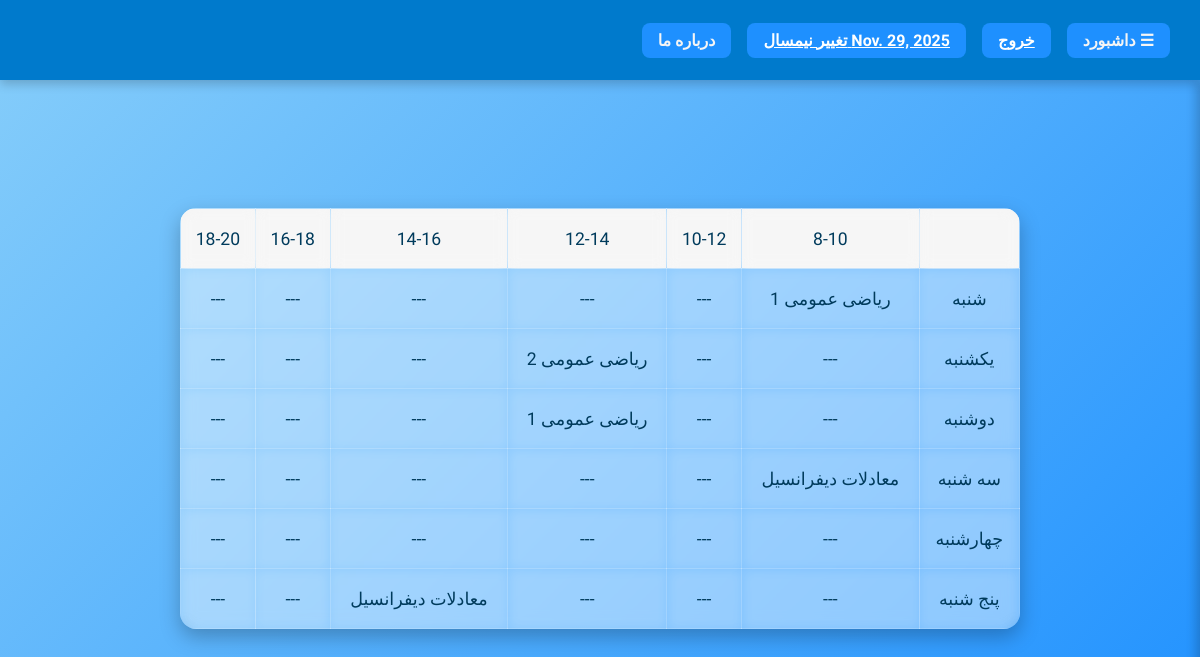
Page /courses/schedule (signed in) on the committed database.
### semester_module/models.py (models this page shows, shortened)
class Current_Semester(models.Model):
    semester=models.ForeignKey('Semester',on_delete=models.CASCADE,null=False,blank=False)

class Semester(models.Model):
    start_date=models.DateField(verbose_name='زمان شروع ترم')
    end_date=models.DateField(verbose_name='زمان پایان ترم')
    sem_types=(('تابستان','تابستان'),('عادی','عادی'))
    semester_type=models.CharField(max_length=30,choices=sem_types,default='عادی',verbose_name='نوع ترم')
    status_choices=(('شروع نشده','شروع نشده'),('انتخاب واحد','انتخاب واحد'),('جاری','جاری'),('امتحان','امتحان'),('بسته','بسته'))
    semester_status=models.CharField(verbose_name='وضعیت ترم',choices=status_choices,max_length=40,default='شروع نشده')

### course_module/models.py (models this page shows, shortened)
class Class_Times(models.Model):
    days=(('شنبه','شنبه'),('یکشنبه','یکشنبه'),('دوشنبه','دوشنبه'),('سه شنبه','سه شنبه'),('چهارشنبه','چهارشنبه'),('پنج شنبه','پنج شنبه'))
    day=models.CharField(max_length=30,verbose_name='روز برگزاری',choices=days,default='شنبه')
    times=(('8-10','8-10')),(('10-12','10-12')),(('12-14','12-14')),(('14-16','14-16')),(('16-18','16-18')),(('18-20','18-20'))
    time=models.CharField(verbose_name='زمان برگزاری کلاس',choices=times,max_length=30)
    day_index=models.PositiveIntegerField(default=1)
    time_index=models.PositiveIntegerField(default=1)

class Course(models.Model):
    teacher=models.ForeignKey(User,on_delete=models.CASCADE,null=False,blank=False,related_name='teacher_courses',db_index=True,verbose_name='استاد درس')
    students=models.ManyToManyField(User,related_name='attending_courses',db_index=True,verbose_name='دانشجویان درس',blank=True)
    credits=models.PositiveIntegerField(verbose_name='تعداد واحد درسی',validators=[MinValueValidator(1)])
    title=models.CharField(max_length=200,verbose_name='عنوان درس')
    course_types=(('نظری','نظری'),('آزمایشگاه','آزمایشگاه'),('عملی','عملی'),('کارگاه','کارگاه'),('پروژه','پروژه'),('پایان نامه','پایان نامه'),('رساله','رساله'))
    course_type=models.CharField(max_length=50,verbose_name='نوع درس',default='نظری')
    department_choices = (
    ('مهندسی', 'مهندسی'), ('علوم پایه', 'علوم پایه'), ('علوم انسانی', 'علوم انسانی'), ('علوم پزشکی', 'علوم پزشکی'),
    ('هنر', 'هنر'), ('تربیت بدنی', 'تربیت بدنی'))
    department = models.CharField(max_length=30, verbose_name='دانشکده محل برگزاری', choices=department_choices,
                                  null=False, blank=False,
                                  error_messages={'null': 'این فیلد باید مشخص شود'})
    area_code = models.CharField(max_length=20, verbose_name='کد محل برگزاری کلاس', null=False, blank=False,
                                 error_messages={'null': 'این فیلد باید مشخص شود'})
    degree_choices = (('کارشناسی پیوسته', 'کارشناسی پیوسته'), ('کارشناسی ناپیوسته', 'کارشناسی ناپیوسته'),
                      ('کاردانی پیوسته', 'کاردانی پیوسته')
                      , ('کاردانی ناپیوسته', 'کاردانی ناپیوسته'), ('کارشناسی ارشد ناپیوسته', 'کارشناسی ارشد ناپیوسته'),
                      ('دکتری حرفه ای', 'دکتری حرفه ای')
                      , ('دکتری مستقیم', 'دکتری مستقیم'), ('کارشناسی ارشد پیوسته', 'کارشناسی ارشد پیوسته'))
    for_degrees=models.CharField(max_length=30,verbose_name='این درس برای کدام مقطع تحصیلی می باشد',choices=degree_choices,default='کارشناسی پیوسته')
    capacity=models.IntegerField(verbose_name='ظرفیت کلاس')
    semester=models.ForeignKey(Semester,on_delete=models.CASCADE,null=False,blank=False,related_name='semester_courses',db_index=True,verbose_name='ترم تحصیلی مربوطه')
    class_times=models.ManyToManyField(Class_Times,related_name='classes',blank=True,verbose_name='زمان های برگزاری کلاس')
    requirements=models.ManyToManyField('Course',verbose_name='پیش نیاز ها',blank=True)
    exam_time=models.DateTimeField(verbose_name='زمان امتحان',null=True,blank=True)
    changes_history=models.JSONField(verbose_name='تاریخچه تغییرات درس',null=True,blank=True)

### course_module/views.py (the view)
# urls.py: path('schedule',My_Schedule.as_view(),name='weekly_schedule'),
class My_Schedule(View):
    def get(self,request):
        user=request.user
        current_semester_id=request.session.get('semester') or Current_Semester.objects.all()[0].id
        query=list(Class_Times.objects.prefetch_related(Prefetch('classes',queryset=Course.objects.filter(
            students=user,semester_id=current_semester_id),to_attr='day_classes')).order_by('day_index'))
        days=[x[0] for x in Class_Times.days]
        times=[x[0] for x in Class_Times.times]
        result={}
        starting_index=0
        for day in days:
            matching_objs=[x for x in query if any(x.day_classes) and x.day==day][starting_index::]
            starting_index+=len(matching_objs)-1
            ordered=[]
            for time in times:
                obj=next((x for x in matching_objs if x.time==time),None)
                ordered.append('\n'.join([x.title for x in obj.day_classes]) if obj else '---')
            result[day]=ordered
        return render(request,'Weekly_Schedule.html',context={'days':result})

### polls/templatetags/polls_extra.py (called while the page is built)
@register.filter
def get_current_semester(request):
    sem=request.session.get('semester')
    sem=Semester.objects.get(id=sem).start_date if sem!=None else Current_Semester.objects.first().semester.start_date
    return sem

### course_module/templates/Weekly_Schedule.html (shortened to what this page needs)
{% extends 'Base_Layout.html' %}
{% block main_content %}
<table id="weekly_table">
    <tr style="background-color:whitesmoke">
        <td></td>
        <td>8-10</td>
        <td>10-12</td>
        <td>12-14</td>
        <td>14-16</td>
        <td>16-18</td>
        <td>18-20</td>
    </tr>
        {% for key,value in days.items %}
       <tr>
        <td>
            {{ key }}
        </td>
        {% for cl in value %}
             <td>
               {{ cl }}
             </td>
            {% endfor %}
       </tr>
    {% endfor %}
</table>
{% endblock %}

### templates/Base_Layout.html (shortened to what this page needs)
{% load polls_extra %}
<!DOCTYPE html>
<html lang="fa">
<head>
</head>
<body>
<section id="head">
    <div class="rows">
        <div class="clickable" onclick="toggleSidebar()">☰ داشبورد</div>
        <div class="clickable"><a href="#" style="color:white">خروج</a></div>
        <div class="clickable">
            <a href="{% url 'change_semester' %}" style="color:white">
                {{ request|get_current_semester }} تغییر نیمسال
            </a>
        </div>
        <div class="clickable">درباره ما</div>
    </div>
</section>
<section id="main">
    {% block main_content %}
    {% endblock %}
</section>
</body>
</html>

### templates/Base_Layout.html (style rules this page uses)
* { margin:0; padding:0; box-sizing:border-box; }
body { font-family:'Vazirmatn', sans-serif; background: linear-gradient(135deg,#87cefa,#1e90ff); display:flex; flex-direction:column; min-height: 100vh; height: auto; direction: rtl; }
#head { position: fixed; top:0; left:0; width:100%; height:10vh; background-color:#007acc; color:white; display:flex; flex-direction:column; justify-content:center; align-items:center; box-shadow:0 4px 10px rgba(0,0,0,0.2); z-index:1000;color: whitesmoke; }
#head .rows { display:flex; flex-direction:row; align-items:center; width:95%; justify-content:flex-start; gap:1rem; color: whitesmoke; }
.clickable { background-color:#1e90ff; padding:0.5rem 1rem; border-radius:8px; cursor:pointer; transition:0.3s; text-decoration:none; color:whitesmoke; font-weight:bold; }
#main { margin-top:10vh; padding:2rem; transition: margin-right 0.3s; }

### course_module/templates/Weekly_Schedule.html (style rules this page uses)
#weekly_table { width: 70vw; margin: 12vh auto 0 auto; border-collapse: collapse; border-radius: 16px; overflow: hidden; background: rgba(255, 255, 255, 0.20); backdrop-filter: blur(8px); box-shadow: 0 8px 20px rgba(0,0,0,0.25); direction: rtl; }
#weekly_table tr { height: 60px; }
#weekly_table td { border: 1px solid rgba(255,255,255,0.3); text-align: center; font-size: 1.1rem; padding: 0.7rem; color: #003b5c; background: rgba(255,255,255,0.15); backdrop-filter: blur(6px); }

### rows in the picture
Current_Semester: semester.start_date "Nov. 29, 2025"
Class_Times: day "شنبه", value "---" "---" "---" "---" "---"
Course: value "ریاضی عمومی 1" "ریاضی عمومی 1"
Class_Times: day "یکشنبه", value "---" "---" "---" "---" "---"
Course: value "ریاضی عمومی 2"
Class_Times: day "دوشنبه", value "---" "---" "---" "---" "---"
Class_Times: day "سه شنبه", value "---" "---" "---" "---" "---"
Course: value "معادلات دیفرانسیل" "معادلات دیفرانسیل"
Class_Times: day "چهارشنبه", value "---" "---" "---" "---" "---" "---"
Class_Times: day "پنج شنبه", value "---" "---" "---" "---" "---"
